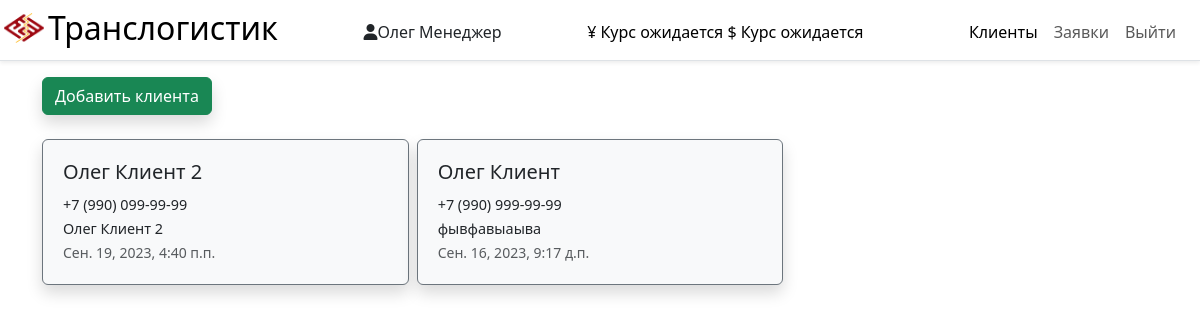
Page /clients/ (signed in) on the earlier database version.
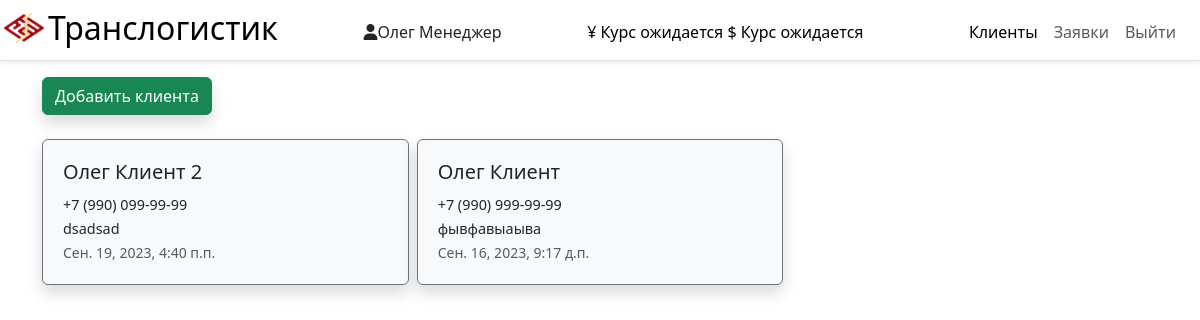
Same page on the later database version.
### main/models.py (models this page shows, shortened)
class CustomUser(AbstractUser):
    towns = [
        ('Москва', 'Москва'),
        ('Краснодар', 'Краснодар'),
    ]
    roles = [
        ('Супер Администратор', 'Супер Администратор'),
        ('Администратор', 'Администратор'),
        ('Логист', 'Логист'),
        ('Менеджер', 'Менеджер'),
        ('Закупщик', 'Закупщик'),
        ('Клиент', 'Клиент')
    ]
    statuses = [
        (True, 'Активен'),
        (False, 'Заблокирован')
    ]
    first_name = models.CharField('Имя/ФИО', max_length=150, blank=False)
    phone = models.CharField('Телефон', max_length=50, unique=True)
    role = models.CharField(max_length=50, choices=roles, default='Менеджер', verbose_name='Роль')
    patronymic = models.CharField('Отчество', max_length=50, blank=True)
    town = models.CharField('Город', max_length=50, choices=towns, default='Москва')
    description = models.CharField('Описание', max_length=240, blank=True)
    manager = models.IntegerField('Менеджер', blank=True, null=True)
    pass_no_sha = models.CharField('Доп.пароль', max_length=200, blank=True)
    time_create = models.DateTimeField(auto_now_add=True, verbose_name='Дата создания')
    time_update = models.DateTimeField(auto_now=True, verbose_name='Дата изменения')
    status = models.BooleanField(default=True, choices=statuses, verbose_name='Статус')
    class Meta:
        verbose_name = 'Пользователи'
        verbose_name_plural = 'Пользователи'
        ordering = ['role', '-time_create']
    def get_absolute_url_client(self):
        return reverse('card_client', kwargs={'client_id': self.pk})

### main/views.py (the view)
# urls.py: path('clients/', views.ClientsView.as_view(), name='clients'),
class ClientsView(LoginRequiredMixin, DataMixin, ListView):
    paginate_by = 3
    model = CustomUser
    template_name = 'main/clients.html'
    context_object_name = 'all_clients'
    login_url = reverse_lazy('login')
    role_have_perm = ['Супер Администратор', 'Менеджер']
    def get_context_data(self, *, object_list=None, **kwargs):
        c_def = self.get_user_context(title="Клиенты")
        return dict(list(super().get_context_data(**kwargs).items())+list(c_def.items()))
    def get_queryset(self):
        if self.request.user.role == 'Менеджер':
            return CustomUser.objects.filter(role__in=['Клиент'], manager=self.request.user.pk).order_by('-time_create')
        elif self.request.user.role == 'Супер Администратор':
            return CustomUser.objects.filter(role__in=['Клиент']).order_by('-time_create')
    def dispatch(self, request, *args, **kwargs):
        if not request.user.is_authenticated:
            return self.handle_no_permission()
        else:
            if request.user.role in self.role_have_perm:
                return super().dispatch(request, *args, **kwargs)
            return self.handle_no_permission()

### main/utils.py (called while the page is built)
def last_currency():
    try:
        curs = ExchangeRates.objects.filter(time_create__date=datetime.date.today()).order_by('-time_create')[:1][0]
        curs.yuan = str(format(float(curs.yuan), '.2f'))
        curs.dollar = str(format(float(curs.dollar), '.2f'))
        return curs
    except IndexError:
        return False

    def get_user_context(self, **kwargs):
        context = kwargs
        if self.request.user.is_authenticated:
            if self.request.user.role == 'Супер Администратор':
                context['menu'] = menu_super_admin
            elif self.request.user.role == 'Администратор':
                context['menu'] = menu_admin
            elif self.request.user.role == 'Менеджер':
                context['menu'] = menu_manager
            elif self.request.user.role == 'Закупщик':
                context['menu'] = menu_buyer
            elif self.request.user.role == 'Клиент':
                context['menu'] = menu_client
        context['last_currency'] = last_currency()
        context['today'] = datetime.datetime.date(datetime.datetime.now()).strftime("%d.%m.%y")
        return context

### main/templates/main/clients.html (shortened to what this page needs)
{% extends 'main/base.html' %}
{% load static %}
{% block content %}
<a class="btn btn-success shadow" href="{% url 'create_client' %}" role="button">Добавить клиента</a><br><br>
<div class="row g-2">
    {% if all_clients %}
    {% for client in all_clients %}
    <div class="col-sm-4">
        <div class="card text-dark bg-light mb-3 border-secondary shadow p-1 rounded" style="max-width: 440px;">
            <div class="card-body">
                <h5 class="card-title"><a href="{{ client.get_absolute_url_client }}" class="stretched-link text-decoration-none" id="list-employees">{{ client.first_name }}</a></h5>
                <span class="card-text" style="font-size: .9rem;">{{ client.phone }}</span><br>
                <span class="card-text" style="font-size: .9rem;">{{ client.description }}</span><br>
                <p class="card-text"><small class="text-muted">{{ client.time_create }}</small></p>
            </div>
        </div>
    </div>
    {% endfor %}
    {% else %}
    <p>Нет клиентов</p>
    {% endif %}
</div>
{% endblock %}

Differences in the rows shown:
changed CustomUser "Олег Клиент 2": description "Олег Клиент 2" → "dsadsad"
